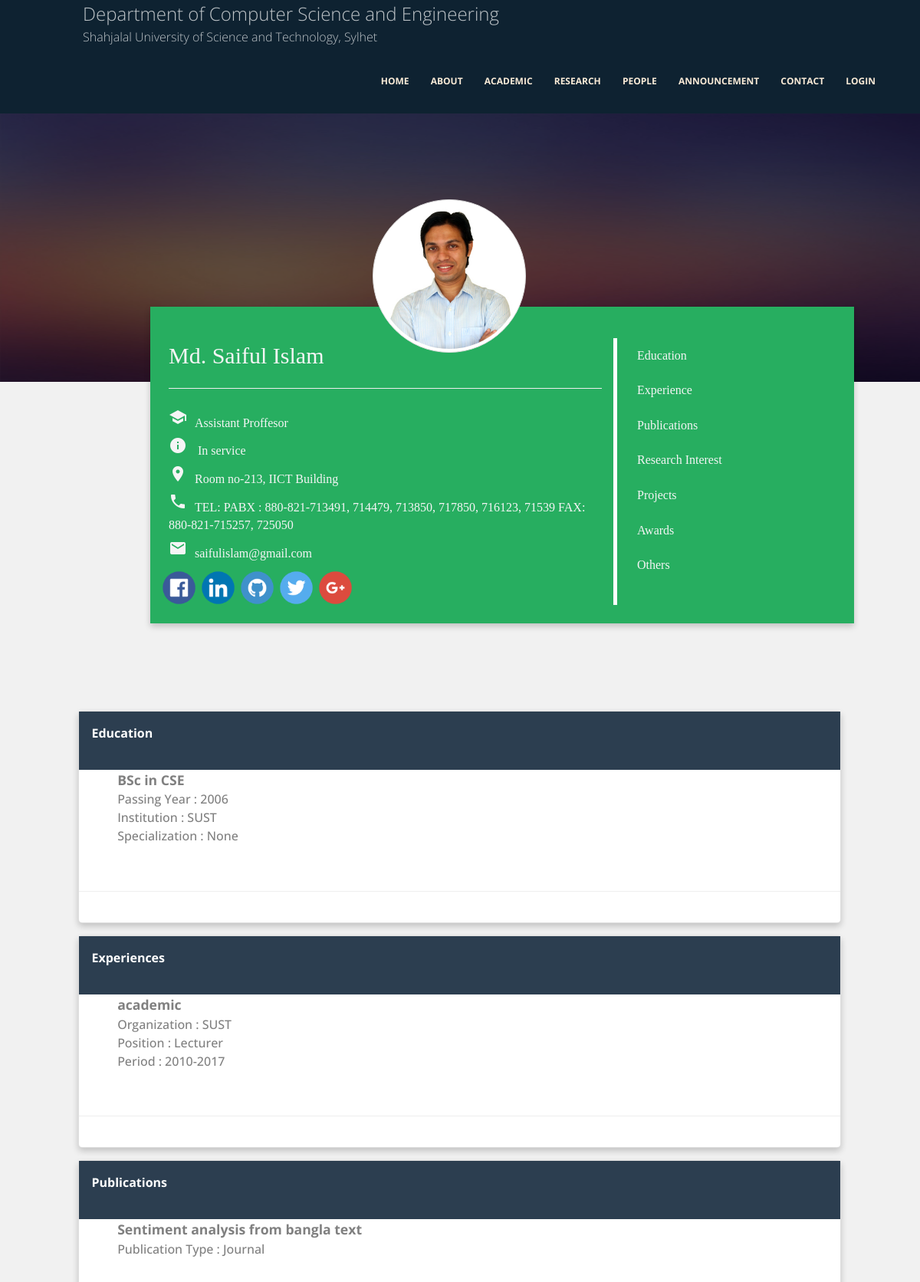
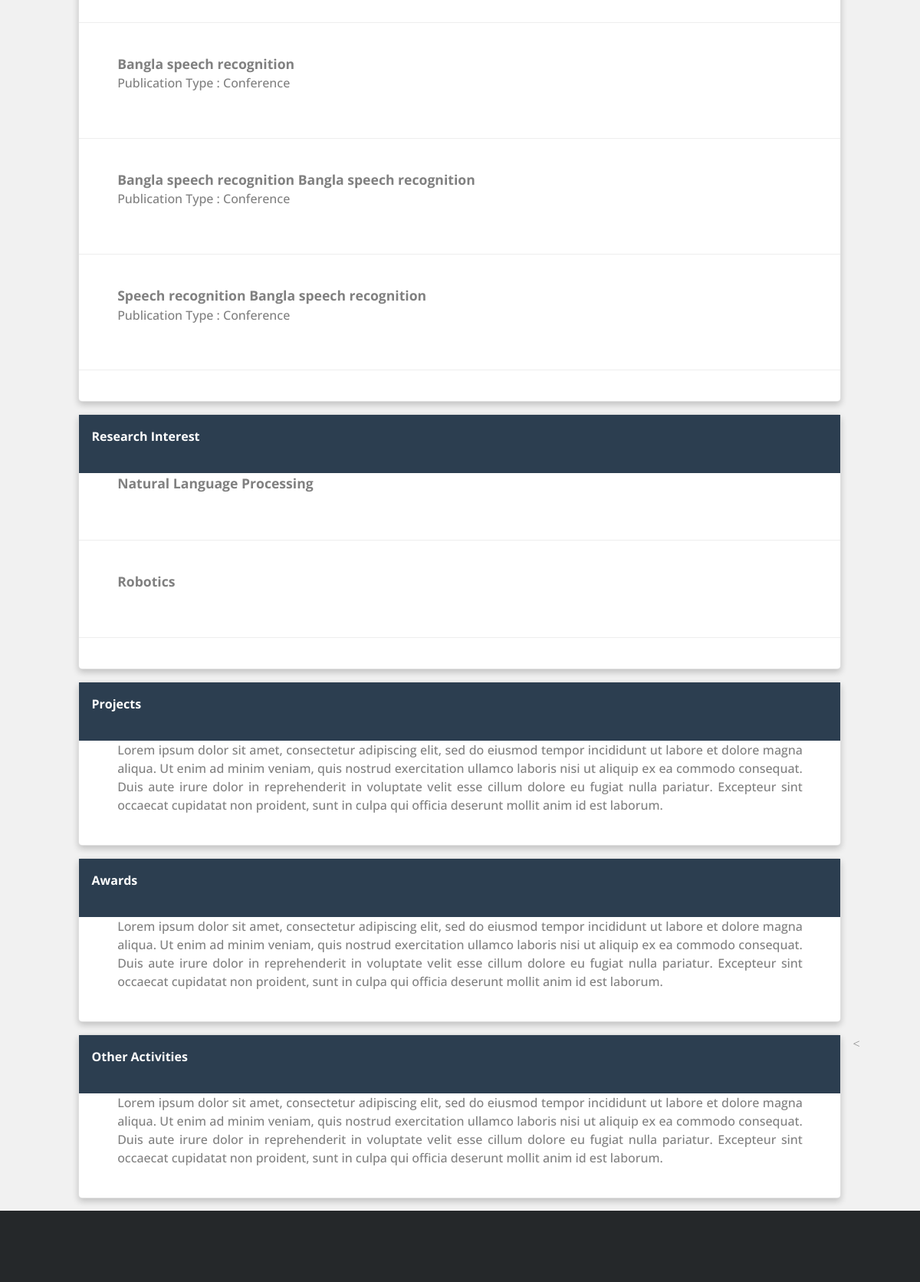
The app's page /people/faculty/1 (upper part) with its own data (2 pictures, top to bottom).
### people/models.py (models this page shows, shortened)
class People(models.Model):
    name = models.CharField(max_length=200)
    designation = models.CharField(max_length=200)
    image = models.ImageField(blank=True, null=True, upload_to='people/images/')
    office = models.CharField(max_length=200)
    contact = models.CharField(max_length=200, blank=True, null=True)
    email = models.EmailField(blank=True, null=True)
    socialLinks = ["Dribbble.png", "Facebook.png", "Github.png", "YouTube.png", "Twitter.png", "Pinterest.png",
                   "Linkedin.png", "Google+.png", "Snapchat.png", "Instagram.png"]
    class Meta:
        abstract = True

class Faculty(People):
    research_interest = models.ManyToManyField(ResearchArea, related_name="faculty")
    STATUS = (
        ('in_service', 'In service'),
        ('on_leave', 'On leave'),
        ('ex', 'Ex Faculty'),
    )
    status = models.CharField(max_length=20, choices=STATUS)
    class Meta:
        verbose_name_plural = "faculties"

class Education(models.Model):
    name = models.ForeignKey(Faculty, on_delete=models.CASCADE)
    degree = models.CharField(max_length=100)
    institution = models.CharField(max_length=200)
    passing_year = models.IntegerField()
    specialization = models.CharField(max_length=500, blank=True, null=True)

class Experience(models.Model):
    EXP_TYPE = (
        ('academic', 'Academic'),
        ('technical', 'Technical'),
    )
    name = models.ForeignKey(Faculty, on_delete=models.CASCADE)
    experience_type = models.CharField(max_length=20, choices=EXP_TYPE)
    organization = models.CharField(max_length=200)
    designation = models.CharField(max_length=200)
    time_duration = models.CharField(max_length=100)

class ResearchArea(models.Model):
    name = models.CharField(max_length=200)
    def __str__(self):
        return self.name

### research/models.py (models this page shows, shortened)
class Publication(models.Model):
    title = models.CharField(max_length=500)
    publication_type = models.ForeignKey(PublicationType, on_delete=models.CASCADE)
    published_year = models.CharField(max_length=10)
    link = models.URLField(blank=True, null=True)
    research_group = models.ForeignKey(ResearchGroup, blank=True, null=True, on_delete=models.SET_NULL)
    author_faculty = models.ForeignKey(Faculty, null=True, on_delete=models.SET_NULL)
    author_student = models.ManyToManyField(Student, related_name="students")
    where_published = models.CharField(max_length=500)
    cited_by = models.IntegerField()

class PublicationType(models.Model):
    name = models.CharField(max_length=200)
    def __str__(self):
        return self.name

### people/views.py (the view)
# urls.py: path('faculty/<int:faculty_id>', views.faculty_detail, name='faculty_detail'),
def faculty_detail(request, faculty_id):
    faculty = get_object_or_404(Faculty, pk=faculty_id)
    context={'faculty': faculty}
    return render(request, 'people/faculty-detail.html', context)

### templates/people/faculty-detail.html (shortened to what this page needs)
{% extends 'base.html' %}
{% block content %}
<div class="content-faculty-detail">
    <div class="colorlib-classes people-detail-header-text">
        <img width="200px" height="200px" class="img img-responsive img-thumbnail img-rounded people-detail-image"
             src="/static/images/people/saif_sir.jpg">
        <div class="container">
            <div class="row">
                <div class="col-md-10">
                    <div class="classes class-single faculty-detail-header-card">
                        <div class="desc desc2 row">
                            <div class="col-md-8 people-detail-container">
                                <h2 class="people-detail-text">{{ faculty.name }}</h2>
                                <hr>
                                <span class="people-detail-text"><i class="material-icons">school</i>{{ faculty.designation }}</span>
                                <span class="people-detail-text"><i
                                        class="material-icons">info</i>
                                    {% for k,v in faculty.STATUS %}
                                        {% if k == faculty.status %}
                                            {{v}}
                                        {% endif %}
                                    {% endfor %}
                                </span>
                                <span class="people-detail-text"><i
                                        class="material-icons">place</i>{{ faculty.office }}</span>
                                <span class="people-detail-text"><i
                                        class="material-icons">phone</i>{{ faculty.contact }}</span>
                                <span class="people-detail-text"><i
                                        class="material-icons">email</i>{{ faculty.email }}</span>
                                <div class="row" style="margin-top:10px;">
                                    <img class="img img-responsive social-icon" width="45px;" height="45px"
                                         src="/static/images//social_icon/Facebook.png">
                                    <img class="img img-responsive social-icon" width="45px;" height="45px"
                                         src="/static/images//social_icon/Linkedin.png">
                                    <img class="img img-responsive social-icon" width="45px;" height="45px"
                                         src="/static/images//social_icon/Github.png">
                                    <img class="img img-responsive social-icon" width="45px;" height="45px"
                                         src="/static/images//social_icon/Twitter.png">
                                    <img class="img img-responsive social-icon" width="45px;" height="45px"
                                         src="/static/images//social_icon/Google+.png">
                                </div>
                            </div>
                            <div class="col-md-4" style="margin-top: 1%;">
                                <a href="#faculty_education"><span class="people-header-menu">Education</span></a>
                                <a href="#faculty_experiences"><span class="people-header-menu">Experience</span></a>
                                <a href="#faculty_publications"><span class="people-header-menu">Publications</span></a>
                                <a href="#faculty_research_interest"><span
                                        class="people-header-menu">Research Interest</span></a>
                                <a href="#faculty_projects"><span class="people-header-menu">Projects</span></a>
                                <a href="#faculty_awards"><span class="people-header-menu">Awards</span></a>
                                <a href="#faculty_other_activities"><span class="people-header-menu">Others</span></a>
                            </div>
                        </div>
                    </div>
                </div>
            </div>
        </div>
    </div>
    <div class="row">
        <div class="col-md-12">
            <div class="row">
                <div id="faculty_education" class="col-md-10 col-md-offset-1">
                    <div class="card">
                        <div class="card-bottom">
                            <p class="people-detail">
                                <b>
                            <p class="people-title">Education</p>
                            </b>
                            </p>
                        </div>
                        {% if faculty.education_set.all %}
                        {% for edu in faculty.education_set.all %}
                        <p class="faculty_detail_description">
                            <span class="faculty-education-title">{{ edu.degree }}</span>
                            <span class="faculty-education-subtitle">Passing Year : {{ edu.passing_year }}</span>
                            <span class="faculty-education-subtitle">Institution : {{ edu.institution}}</span>
                            <span class="faculty-education-subtitle">Specialization : {{ edu.specialization}}</span>
                        <hr>
                        </p>
                        {% endfor %}
                        {% else %}
                        <p>No Education Details Available</p>
                        {% endif %}
                    </div>
                </div>
            </div>
            <div class="row">
                <div id="faculty_experiences" class="col-md-10 col-md-offset-1">
                    <div class="card">
                        <div class="card-bottom">
                            <p class="people-detail">
                                <b>
                            <p class="people-title">Experiences</p>
                            </b>
                            </p>
                        </div>
                        {% if faculty.experience_set.all %}
                        {% for exp in faculty.experience_set.all %}
                        <p class="faculty_detail_description">
                            <span class="faculty-education-title">{{ exp.experience_type }}</span>
                            <span class="faculty-education-subtitle">Organization : {{ exp.organization }}</span>
                            <span class="faculty-education-subtitle">Position : {{ exp.designation }}</span>
                            <span class="faculty-education-subtitle">Period : {{ exp.time_duration }}</span>
                        <hr>
                        </p>
                        {% endfor %}
                        {% else %}
                        <p>No Experience Details Available</p>
                        {% endif %}
                    </div>
                </div>
            </div>
            <div class="row">
                <div id="faculty_publications" class="col-md-10 col-md-offset-1">
                    <div class="card">
                        <div class="card-bottom">
                            <p class="people-detail">
                                <b>
                            <p class="people-title">Publications</p>
                            </b>
                            </p>
                        </div>
                        {% if faculty.publication_set.all %}
                        {% for publication in faculty.publication_set.all %}
                        <p class="faculty_detail_description">
                            <span class="faculty-education-title">{{ publication.title }}</span>
                            <span class="faculty-education-subtitle">Publication Type : {{ publication.publication_type }}</span>
                        <hr>
                        </p>
                        {% endfor %}
                        {% else %}
                        <p class="faculty_detail_description">No Publications Details Available</p>
                        {% endif %}
                    </div>
                </div>
            </div>
            <div class="row">
                <div id="faculty_research_interest" class="col-md-10 col-md-offset-1">
                    <div class="card">
                        <div class="card-bottom">
                            <p class="people-detail">
                                <b>
                            <p class="people-title">Research Interest</p>
                            </b>
                            </p>
                        </div>
                        {% if faculty.research_interest.all %}
                        {% for research_interest in faculty.research_interest.all %}
                        <p class="faculty_detail_description">
                            <span class="faculty-education-title">{{ research_interest}}</span>
                        <hr>
                        </p>
                        {% endfor %}
                        {% else %}
                        <p class="faculty_detail_description">No Research Interest Details Available</p>
                        {% endif %}
                    </div>
                </div>
            </div>
            <div class="row">
                <div id="faculty_projects" class="col-md-10 col-md-offset-1">
                    <div class="card">
                        <div class="card-bottom">
                            <p class="people-detail">
                                <b>
                            <p class="people-title">Projects</p>
                            </b>
                            </p>
                        </div>
                        <p class="faculty_detail_description">
                            Lorem ipsum dolor sit amet, consectetur adipiscing elit, sed do eiusmod tempor
                            incididunt ut labore et dolore magna aliqua. Ut enim ad minim veniam, quis
                            nostrud exercitation ullamco laboris nisi ut aliquip ex ea commodo consequat.
                            Duis aute irure dolor in reprehenderit in voluptate velit esse cillum dolore
                            eu fugiat nulla pariatur. Excepteur sint occaecat cupidatat non proident,
                            sunt in culpa qui officia deserunt mollit anim id est laborum.
                        </p>
                    </div>
                </div>
            </div>
            <div class="row">
                <div id="faculty_awards" class="col-md-10 col-md-offset-1">
                    <div class="card">
                        <div class="card-bottom">
                            <p class="people-detail">
                                <b>
                            <p class="people-title">Awards</p>
                            </b>
                            </p>
                        </div>
                        <p class="faculty_detail_description">
                            Lorem ipsum dolor sit amet, consectetur adipiscing elit, sed do eiusmod tempor
                            incididunt ut labore et dolore magna aliqua. Ut enim ad minim veniam, quis
                            nostrud exercitation ullamco laboris nisi ut aliquip ex ea commodo consequat.
                            Duis aute irure dolor in reprehenderit in voluptate velit esse cillum dolore
                            eu fugiat nulla pariatur. Excepteur sint occaecat cupidatat non proident,
                            sunt in culpa qui officia deserunt mollit anim id est laborum.
                        </p>
                    </div>
                </div>
            </div>
            <div class="row">
                <div id="faculty_other_activities" class="col-md-10 col-md-offset-1">
                    <div class="card">
                        <div class="card-bottom">
                            <p class="people-detail">
                                <b>
                            <p class="people-title">Other Activities</p>
                            </b>
                            </p>
                        </div>
                        <p class="faculty_detail_description">
                            Lorem ipsum dolor sit amet, consectetur adipiscing elit, sed do eiusmod tempor
                            incididunt ut labore et dolore magna aliqua. Ut enim ad minim veniam, quis
                            nostrud exercitation ullamco laboris nisi ut aliquip ex ea commodo consequat.
                            Duis aute irure dolor in reprehenderit in voluptate velit esse cillum dolore
                            eu fugiat nulla pariatur. Excepteur sint occaecat cupidatat non proident,
                            sunt in culpa qui officia deserunt mollit anim id est laborum.
                        </p>
                    </div>
                </div>
                <
            </div>
        </div>
    </div>
</div>
{% endblock %}

### records on screen
Faculty: name "Md. Saiful Islam", designation "Assistant Proffesor", office "Room no-213, IICT Building", contact "TEL: PABX : 880-821-713491, 714479, 713850, 717850, 716123, 71539 FAX: 880-821-715257, 725050", email "saifulislam@gmail.com"
Education: degree "BSc in CSE", passing_year "2006", institution "SUST", specialization "None"
Experience: experience_type "academic", organization "SUST", designation "Lecturer", time_duration "2010-2017"
Publication: title "Sentiment analysis from bangla text", publication_type "Journal"
Publication: title "Bangla speech recognition", publication_type "Conference"
Publication: title "Bangla speech recognition Bangla speech recognition", publication_type "Conference"
Publication: title "Speech recognition Bangla speech recognition", publication_type "Conference"
ResearchArea: name "Natural Language Processing"
ResearchArea: name "Robotics"

### other values on screen
{{ v }} "In service"
